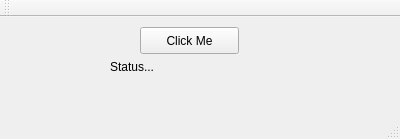
<?xml version="1.0" encoding="UTF-8"?>
<ui version="4.0">
 <class>MainWindow</class>
 <widget class="QMainWindow" name="MainWindow">
  <property name="enabled">
   <bool>true</bool>
  </property>
  <property name="geometry">
   <rect>
    <x>0</x>
    <y>0</y>
    <width>400</width>
    <height>139</height>
   </rect>
  </property>
  <property name="mouseTracking">
   <bool>false</bool>
  </property>
  <property name="windowTitle">
   <string>Cek dulu</string>
  </property>
  <widget class="QWidget" name="centralWidget">
   <widget class="QPushButton" name="pushButton">
    <property name="geometry">
     <rect>
      <x>140</x>
      <y>10</y>
      <width>99</width>
      <height>27</height>
     </rect>
    </property>
    <property name="text">
     <string>Click Me</string>
    </property>
   </widget>
   <widget class="QLabel" name="label">
    <property name="geometry">
     <rect>
      <x>110</x>
      <y>40</y>
      <width>161</width>
      <height>20</height>
     </rect>
    </property>
    <property name="text">
     <string>Status...</string>
    </property>
   </widget>
  </widget>
  <widget class="QToolBar" name="mainToolBar">
   <attribute name="toolBarArea">
    <enum>TopToolBarArea</enum>
   </attribute>
   <attribute name="toolBarBreak">
    <bool>false</bool>
   </attribute>
  </widget>
  <widget class="QStatusBar" name="statusBar"/>
  <widget class="QMenuBar" name="menuBar">
   <property name="geometry">
    <rect>
     <x>0</x>
     <y>0</y>
     <width>400</width>
     <height>25</height>
    </rect>
   </property>
  </widget>
 </widget>
 <layoutdefault spacing="6" margin="11"/>
 <resources/>
 <connections/>
</ui>
